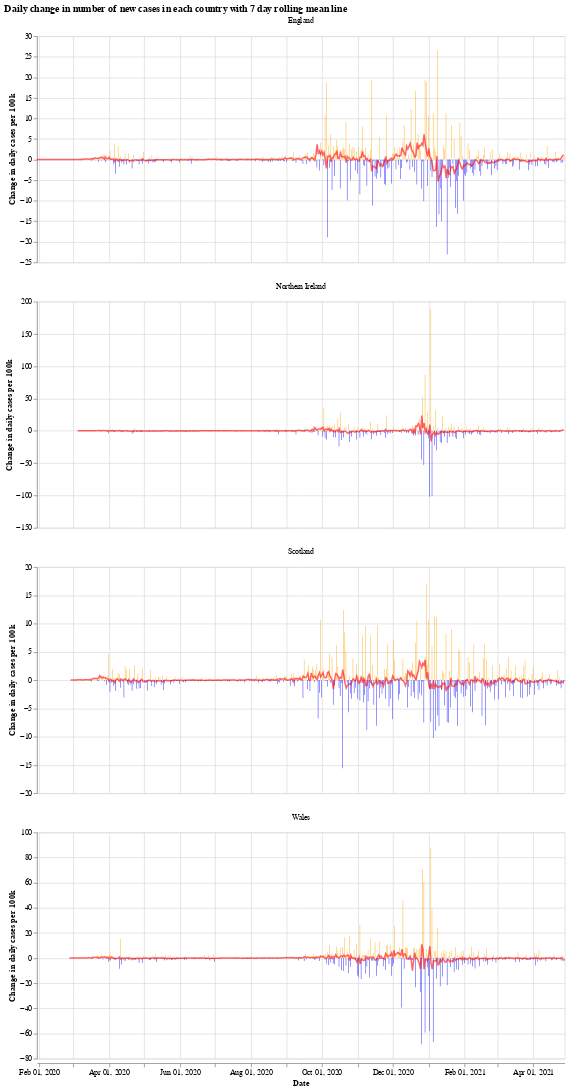

The notebook cell this image was saved under:
### Markdown cell above
We will use the Python library `Altair` for visualising the data, see the [altair docs](https://altair-viz.github.io/) for more information.

First we have a graph which shows the daily change in the number of new cases for each country. This number jumps up and down all over the place, which is likely due to delay in reporting of new cases over the weekend. Another interesting thing is that it looks like the daily cases in Wales experienced a much shorter period of calm over the summer (calm in the sense of daily cases not jumping up and down).

The orange bars are days when the number of new cases (per 100k population) was more than the previous day, while the blue are days when the number of new cases dropped. The red line is the 7 day moving average. 

When the moving average line is below 0, it means that there is a consistent drop in new cases. We can see this clearly happening around the times that lockdowns were introduced (though, to varying degrees). I will update the graphs soon with a marker of when each lockdown started.

### Code cell
# collapse
import altair as alt

bars = alt.Chart(uk_cases).mark_bar().encode(
    x=alt.X("yearmonthdate(date):T", axis=alt.Axis(title='Date')),
    y=alt.Y("casesChangeRate:Q", axis=alt.Axis(title='Change in daily cases per 100k')),
    tooltip='casesChange',
    color=alt.condition(
        alt.datum.casesChangeRate > 0,
        alt.value("orange"),  # The positive color
        alt.value("blue")  # The negative color
    )
).properties(title='Daily change in number of new cases with 7 day rolling mean',width=700).interactive()

line = alt.Chart(uk_cases).mark_line(
    color='red',
    size=2,
    opacity=0.6
).transform_window(
    rolling_mean='mean(casesChangeRate)',
    frame=[0, 7],
    groupby=['areaName']
).encode(
    x='yearmonthdate(date):T',
    y='rolling_mean:Q'
)

alt.layer(bars, line, data=uk_cases).facet(alt.Column(
    'areaName', title=''), columns=1).resolve_scale(y='independent').properties(title='Daily change in number of new cases in each country with 7 day rolling mean line')

### Figure 1 — Vega-Lite specification as saved in the notebook (floating-point values rounded to 4 significant figures; data arrays with more than 128 entries replaced by an {"elided": "..."} marker saying what was removed)
{"config": {"view": {"continuousWidth": 400, "continuousHeight": 300}}, "data": {"name": "data-bf778a89fe00403ab0a6f9a2a0efb36e"}, "facet": {"type": "nominal", "field": "areaName", "title": ""}, "spec": {"layer": [{"mark": "bar", "encoding": {"color": {"condition": {"value": "orange", "test": "(datum.casesChangeRate > 0)"}, "value": "blue"}, "tooltip": {"type": "quantitative", "field": "casesChange"}, "x": {"type": "temporal", "axis": {"title": "Date"}, "field": "date", "timeUnit": "yearmonthdate"}, "y": {"type": "quantitative", "axis": {"title": "Change in daily cases per 100k"}, "field": "casesChangeRate"}}, "selection": {"selector001": {"type": "interval", "bind": "scales", "encodings": ["x", "y"]}}, "title": "Daily change in number of new cases with 7 day rolling mean", "width": 700}, {"mark": {"type": "line", "color": "red", "opacity": 0.6, "size": 2}, "encoding": {"x": {"type": "temporal", "field": "date", "timeUnit": "yearmonthdate"}, "y": {"type": "quantitative", "field": "rolling_mean"}}, "transform": [{"window": [{"op": "mean", "field": "casesChangeRate", "as": "rolling_mean"}], "frame": [0, 7], "groupby": ["areaName"]}]}]}, "columns": 1, "resolve": {"scale": {"y": "independent"}}, "title": "Daily change in number of new cases in each country with 7 day rolling mean line", "$schema": "https://vega.github.io/schema/vega-lite/v4.8.1.json", "datasets": {"data-bf778a89fe00403ab0a6f9a2a0efb36e": {"elided": "1724 records"}}}
